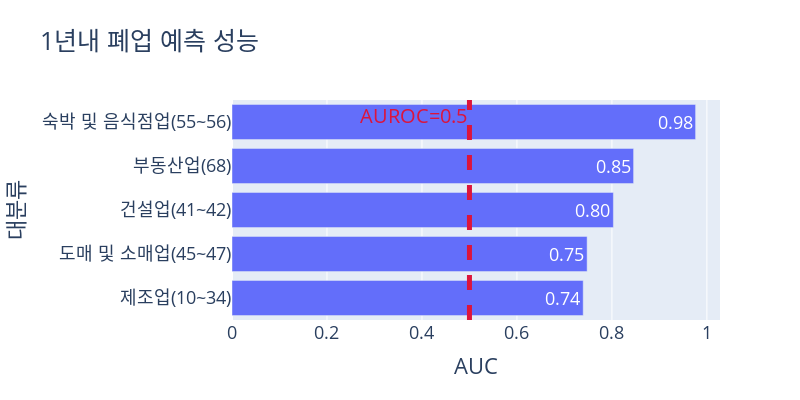

Here is the notebook cell this chart was saved with:
### Code cell
import plotly.express as px

tmp = (
    data_toplot
    .copy()
    .loc[lambda x: x['target']=='Closed_In_1Yr']
    .groupby(['대분류'])
    ['AUC'].mean()
    .to_frame()
    .reset_index(drop=False).sort_values(by='AUC')
)
fig = px.bar(tmp, y='대분류', x='AUC', title='1년내 폐업 예측 성능', orientation='h', text_auto='.2f')
fig.add_vline(x=0.5, 
              line_dash='dash', 
              line_color='crimson', 
              line_width=5,
              annotation_text="AUROC=0.5", 
              annotation_position="top left",
              annotation_font_color='crimson',
              annotation_font_size=20
             )
fig.update_layout(
    autosize=False,
    width=800,
    height=400,
    font=dict(size=18)
)

figure_name = 'Baseline_result_closed_in_1yr.png'
fig.write_image(FIGURE_PATH / figure_name)
fig.show()

### Figure 1 — Plotly figure (JSON) as saved in the notebook; plotly's stock layout.template omitted (floating-point values rounded to 4 significant figures)
{"data": [{"alignmentgroup": "True", "hovertemplate": "AUC=%{x}<br>대분류=%{y}<extra></extra>", "legendgroup": "", "marker": {"color": "#636efa", "pattern": {"shape": ""}}, "name": "", "offsetgroup": "", "orientation": "h", "showlegend": false, "textposition": "auto", "texttemplate": "%{x:.2f}", "type": "bar", "x": [0.7396, 0.7478, 0.8031, 0.8457, 0.9762], "xaxis": "x", "y": ["제조업(10~34)", "도매 및 소매업(45~47)", "건설업(41~42)", "부동산업(68)", "숙박 및 음식점업(55~56)"], "yaxis": "y"}], "layout": {"annotations": [{"font": {"color": "crimson", "size": 20}, "showarrow": false, "text": "AUROC=0.5", "x": 0.5, "xanchor": "right", "xref": "x", "y": 1, "yanchor": "top", "yref": "y domain"}], "autosize": false, "barmode": "relative", "font": {"size": 18}, "height": 400, "legend": {"tracegroupgap": 0}, "shapes": [{"line": {"color": "crimson", "dash": "dash", "width": 5}, "type": "line", "x0": 0.5, "x1": 0.5, "xref": "x", "y0": 0, "y1": 1, "yref": "y domain"}], "title": {"text": "1년내 폐업 예측 성능"}, "width": 800, "xaxis": {"anchor": "y", "autorange": true, "domain": [0, 1], "range": [0, 1.028], "title": {"text": "AUC"}, "type": "linear"}, "yaxis": {"anchor": "x", "autorange": true, "domain": [0, 1], "range": [-0.5, 4.5], "title": {"text": "대분류"}, "type": "category"}}}
